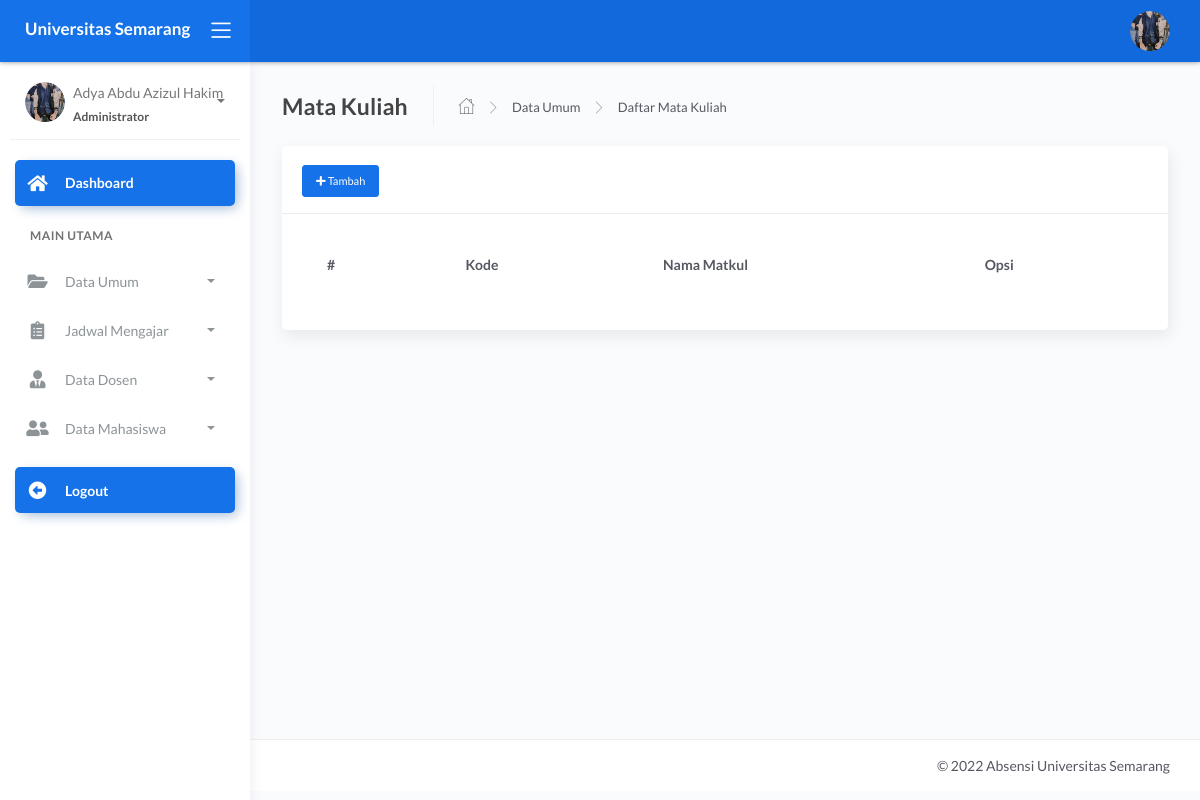
The page /admin/dashboard.php?page=master&act=matkul (signed in) on the database as committed earlier.
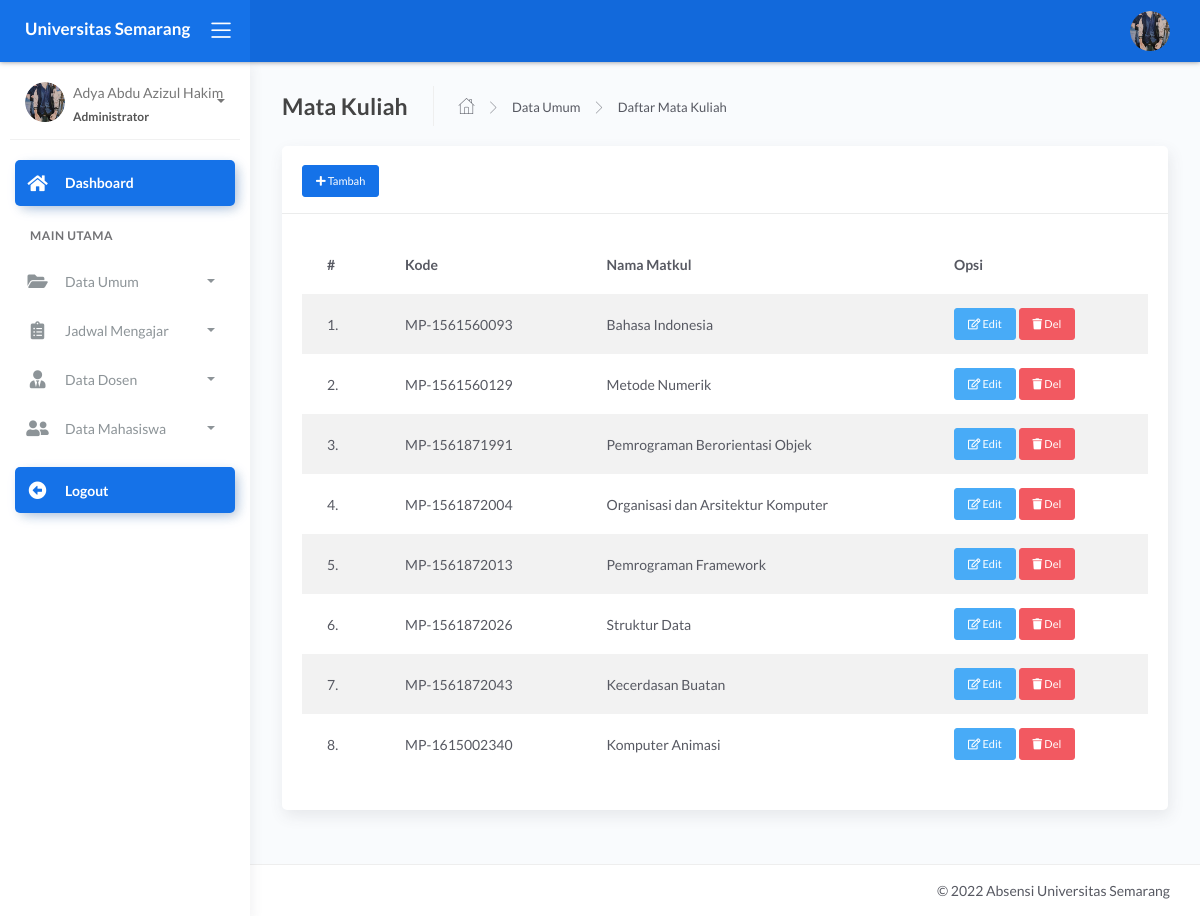
The same page on the database as committed later.
### tables this page shows
CREATE TABLE `tb_matkul` (
  `id_matkul` int(11) NOT NULL,
  `kode_matkul` varchar(40) NOT NULL,
  `matkul` varchar(60) NOT NULL
);

### admin/modul/master/matkul/data.php (the view, shortened to what this page needs)
<div class="page-inner">
  <div class="page-header">
    <h4 class="page-title">Mata Kuliah</h4>
    <ul class="breadcrumbs">
      <li class="nav-home">
        <a href="#">
          <i class="flaticon-home"></i>
        </a>
      </li>
      <li class="separator">
        <i class="flaticon-right-arrow"></i>
      </li>
      <li class="nav-item">
        <a href="#">Data Umum</a>
      </li>
      <li class="separator">
        <i class="flaticon-right-arrow"></i>
      </li>
      <li class="nav-item">
        <a href="#">Daftar Mata Kuliah</a>
      </li>
    </ul>
  </div>
  <div class="row">
    <div class="col-md-12">
      <div class="card">
        <div class="card-header">
          <div class="card-title">
            <a href="" class="btn btn-primary btn-sm text-white" data-toggle="modal" data-target="#myModal"><i class="fa fa-plus"></i> Tambah</a>
          </div>
        </div>
        <div class="card-body">
          <div class="table-responsive">
            <table class="table table-hover table-striped">
              <thead>
                <tr>
                  <th>#</th>
                  <th>Kode</th>
                  <th>Nama Matkul</th>
                  <th>Opsi</th>
                </tr>
              </thead>
              <tbody>
                <?php
                $no = 1;
                $mapel = mysqli_query($con, "SELECT * FROM tb_matkul");
                foreach ($mapel as $k) { ?>
                  <tr>
                    <td><?= $no++; ?>.</td>
                    <td><?= $k['kode_matkul']; ?></td>
                    <td><?= $k['matkul']; ?></td>
                    <td>
                      <a href="" class="btn btn-info btn-sm" data-toggle="modal" data-target="#edit<?= $k['id_matkul'] ?>"><i class="far fa-edit"></i> Edit</a>
                      <a class="btn btn-danger btn-sm" onclick="return confirm('Yakin Hapus Data ??')" href="?page=master&act=delmatkul&id=<?= $k['id_matkul'] ?>"><i class="fas fa-trash"></i> Del</a>
                    </td>
                  </tr>
                <?php } ?>
              </tbody>
            </table>
          </div>
        </div>
      </div>
    </div>
  </div>
</div>

### admin/dashboard.php (shortened to what this page needs)
<?php
include '../config/db.php';
?> <script>
<?php
$id_login = @$_SESSION['admin'];
$sql = mysqli_query($con, "SELECT * FROM tb_admin
 WHERE id_admin = '$id_login'") or die(mysqli_error($con));
$data = mysqli_fetch_array($sql);
?>
<!DOCTYPE html>
<html lang="en">
<head>
	<link rel="stylesheet" href="../assets/css/bootstrap.min.css">
	<link rel="stylesheet" href="../assets/css/atlantis.min.css">
	<link rel="stylesheet" href="../assets/css/demo.css">
</head>
<body>
	<div class="wrapper">
		<div class="main-header">
			<div class="logo-header" data-background-color="blue">
				<a href="dashboard.php" class="logo">
					<b class="text-white">Universitas Semarang</b>
				</a>
				<div class="nav-toggle">
					<button class="btn btn-toggle toggle-sidebar">
						<i class="icon-menu"></i>
					</button>
				</div>
			</div>
			<nav class="navbar navbar-header navbar-expand-lg" data-background-color="blue2">
				<div class="container-fluid">
					<ul class="navbar-nav topbar-nav ml-md-auto align-items-center">
						<li class="nav-item dropdown hidden-caret">
							<a class="dropdown-toggle profile-pic" data-toggle="dropdown" href="#" aria-expanded="false">
								<div class="avatar-sm">
									<img src="../assets/img/user/<?= $data['foto'] ?>" alt="..." class="avatar-img rounded-circle">
								</div>
							</a>
						</li>
					</ul>
				</div>
			</nav>
		</div>
		<div class="sidebar sidebar-style-2">
			<div class="sidebar-wrapper scrollbar scrollbar-inner">
				<div class="sidebar-content">
					<div class="user">
						<div class="avatar-sm float-left mr-2">
							<img src="../assets/img/user/<?= $data['foto'] ?>" alt="..." class="avatar-img rounded-circle">
						</div>
						<div class="info">
							<a data-toggle="collapse" href="#collapseExample" aria-expanded="true">
								<span>
									<?= $data['nama_lengkap'] ?>
									<span class="user-level">Administrator</span>
									<span class="caret"></span>
								</span>
							</a>
						</div>
					</div>
					<ul class="nav nav-primary">
						<li class="nav-item active">
							<a href="dashboard.php" class="collapsed">
								<i class="fas fa-home"></i>
								<p>Dashboard</p>
							</a>
						</li>
						<li class="nav-section">
							<h4 class="text-section">Main Utama</h4>
						</li>
						<li class="nav-item">
							<a data-toggle="collapse" href="#base">
								<i class="fas fa-folder-open"></i>
								<p>Data Umum</p>
								<span class="caret"></span>
							</a>
						</li>
						<li class="nav-item">
							<a data-toggle="collapse" href="#sidebarLayouts">
								<i class="fas fa-clipboard-list"></i>
								<p>Jadwal Mengajar</p>
								<span class="caret"></span>
							</a>
						</li>
						<li class="nav-item">
							<a data-toggle="collapse" href="#guru">
								<i class="fas fa-user-tie"></i>
								<p>Data Dosen</p>
								<span class="caret"></span>
							</a>
						</li>
						<li class="nav-item">
							<a data-toggle="collapse" href="#siswa">
								<i class="fas fa-user-friends"></i>
								<p>Data Mahasiswa</p>
								<span class="caret"></span>
							</a>
						<li class="nav-item active mt-3">
							<a href="logout.php" class="collapsed">
								<i class="fas fa-arrow-alt-circle-left"></i>
								<p>Logout</p>
							</a>
						</li>
					</ul>
				</div>
			</div>
		</div>
		<div class="main-panel">
			<div class="content">
				<?php
				$page = @$_GET['page'];
				$act = @$_GET['act'];
				if ($page == 'master') {
					if ($act == 'kelas') {
						include 'modul/master/kelas/data_kelas.php';
					} elseif ($act == 'delkelas') {
						include 'modul/master/kelas/del.php';
					} elseif ($act == 'semester') {
						include 'modul/master/semester/data.php';
					} elseif ($act == 'delsemester') {
						include 'modul/master/semester/del.php';
					} elseif ($act == 'set_semester') {
						include 'modul/master/semester/set.php';
					}
					elseif ($act == 'ta') {
						include 'modul/master/ta/data.php';
					} elseif ($act == 'delta') {
						include 'modul/master/ta/del.php';
					} elseif ($act == 'set_ta') {
						include 'modul/master/ta/set.php';
					} elseif ($act == 'matkul') {
						include 'modul/master/matkul/data.php';
					} elseif ($act == 'delmatkul') {
						include 'modul/master/matkul/del.php';
					}
				} elseif ($page == 'doswal') {
					if ($act == '') {
						include 'modul/doswal/data.php';
					}
				} elseif ($page == '') {
					include 'modul/home.php';
				} else {
					echo "<b>Tidak ada Halaman</b>";
				}
				?>
			</div>
			<footer class="footer">
				<div class="container">
					<div class="copyright ml-auto">
						&copy; <?php echo date('Y'); ?> Absensi Universitas Semarang
					</div>
				</div>
			</footer>
		</div>
	</div>
</body>
</html>

Rows that differ between the two databases and show on the page:
added tb_matkul: kode_matkul "MP-1561560093", matkul "Bahasa Indonesia"
added tb_matkul: kode_matkul "MP-1561560129", matkul "Metode Numerik"
added tb_matkul: kode_matkul "MP-1561871991", matkul "Pemrograman Berorientasi Objek"
added tb_matkul: kode_matkul "MP-1561872004", matkul "Organisasi dan Arsitektur Komputer"
added tb_matkul: kode_matkul "MP-1561872013", matkul "Pemrograman Framework"
added tb_matkul: kode_matkul "MP-1561872026", matkul "Struktur Data"
added tb_matkul: kode_matkul "MP-1561872043", matkul "Kecerdasan Buatan"
added tb_matkul: kode_matkul "MP-1615002340", matkul "Komputer Animasi"
